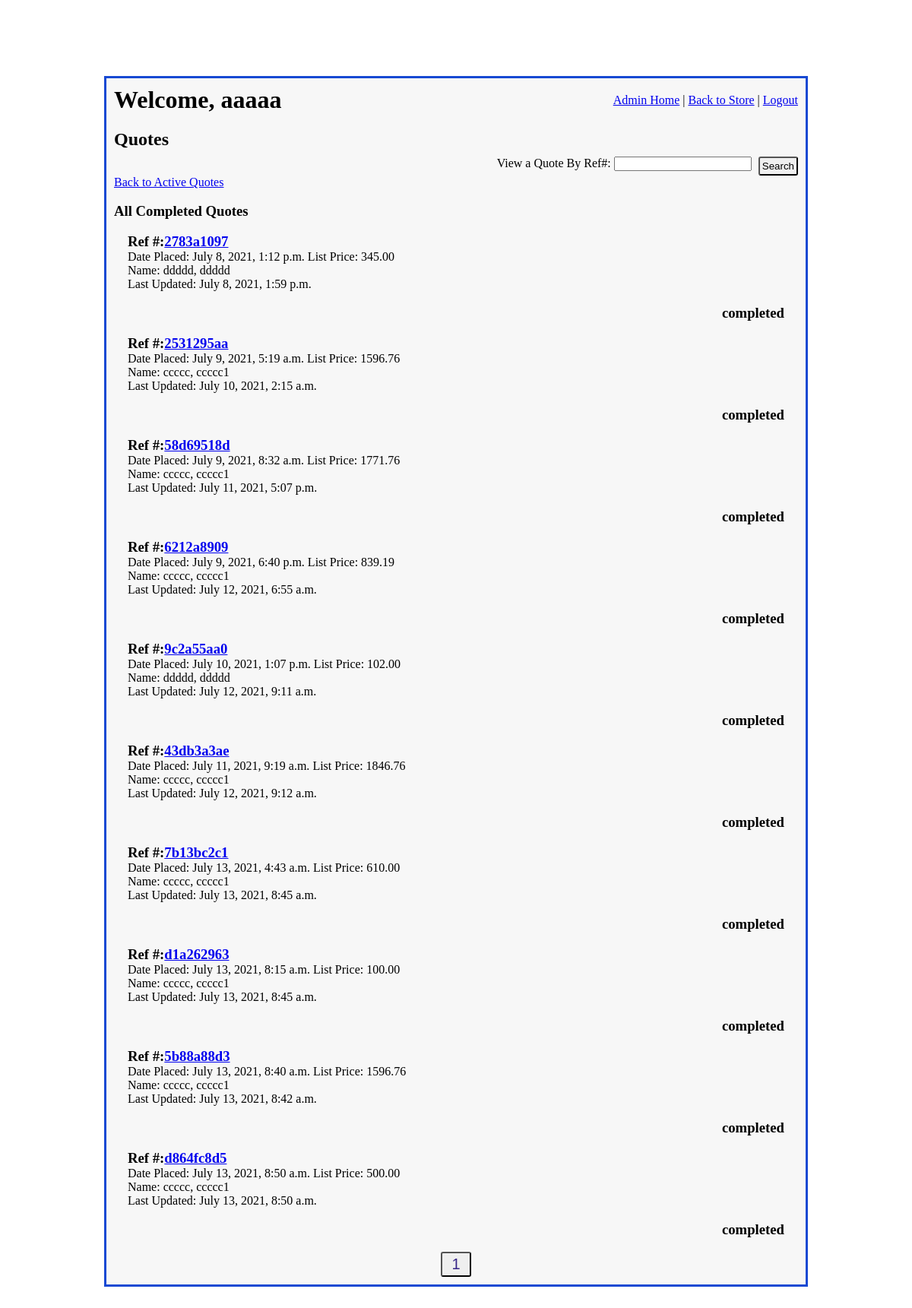
Page /admin_access/completed_quotes_display/1 (signed in) on the earlier database version.
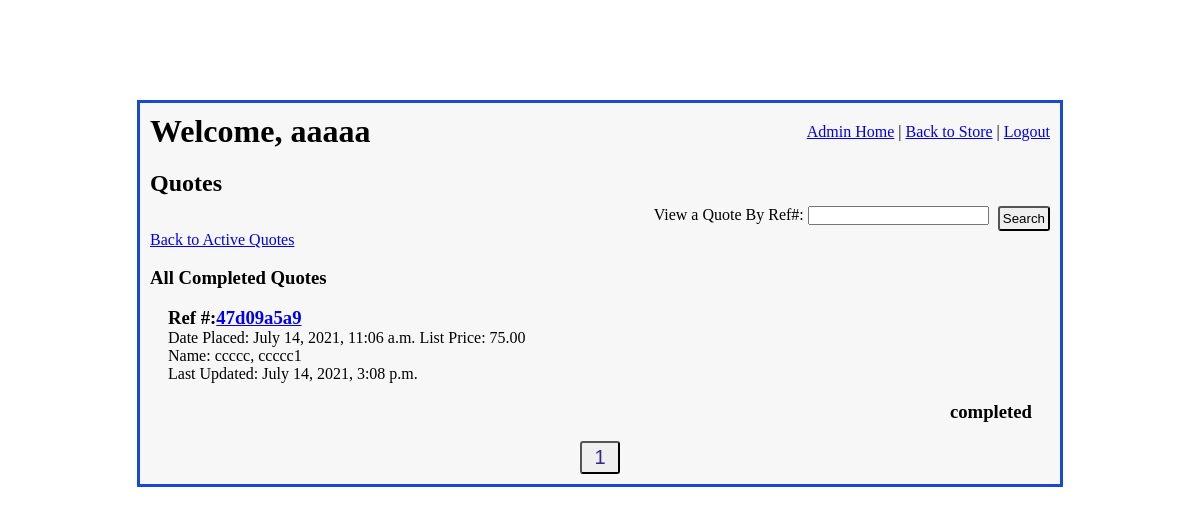
Same page on the later database version.
### imgfield_app/models.py (models this page shows)
class Quote(models.Model):
    quoted_by = models.ForeignKey(
        User,
        related_name="user_quotes",
        on_delete=models.CASCADE
    )
    contact_info =  models.ForeignKey(
        ContactInfo,
        related_name="quotes",
        on_delete = models.CASCADE,
        null=True, blank=True,
    )
    ref_number = models.CharField(max_length=10)
    total_price = models.DecimalField(decimal_places=2, max_digits=10, null=True, blank=True)
    status = models.CharField(max_length=27)
    special_instructions = models.TextField(null=True, blank=True)
    office_notes = models.TextField(null=True, blank=True)
    placed_at = models.DateTimeField(auto_now_add=True)
    created_at = models.DateTimeField(auto_now_add=True)
    updated_at = models.DateTimeField(auto_now=True)
    objects = QuoteManager()

class User(models.Model):
    first_name = models.CharField(max_length=45)
    last_name = models.CharField(max_length=60)
    email = models.CharField(max_length=60)
    password = models.CharField(max_length=60)
    security_level = models.IntegerField()
    created_at = models.DateTimeField(auto_now_add=True)
    updated_at = models.DateTimeField(auto_now=True)
    objects = UserManager()

### admin_app/views.py (the view)
# urls.py: path('completed_quotes_display/<int:page_num>', views.completed_quotes_display),
def completed_quotes_display(request, page_num):
    if 'user_id' in request.session:
        logged_user = User.objects.get(id=request.session['user_id'])
        if logged_user.security_level > 4:
            all_completed_quotes = Quote.objects.exclude(status = "pending").exclude(status = "in process").exclude(status="archived").order_by('placed_at')
            p = Paginator(all_completed_quotes, 15)
            page = p.page(page_num)
            num_of_pages = "a" * p.num_pages
            context = {
                'logged_user': logged_user,
                'all_completed_quotes': page,
                'num_of_pages': num_of_pages,
            }
            return render(request, "completed_quotes_display.html", context)
    return redirect("/")

### admin_app/templates/completed_quotes_display.html (shortened to what this page needs)
<!DOCTYPE html>
<html lang="en">
<head>
    {% load static %}
    <link rel="stylesheet" href="{% static 'css/admin_main.css' %}">
    <link rel="stylesheet" href="{% static 'css/quotes_display.css' %}">
    <link rel="stylesheet" href="{% static 'css/completed_quotes_display.css' %}">
</head>
<body>
    <div id="wrapper">
        <div id="header">
            <h1>Welcome, {{ logged_user.first_name }}</h1>
            <div id="links">
                <a href="/admin_access">Admin Home</a>  |
                <a href="/">Back to Store</a>  |
                <a href="/signon/logout">Logout</a>
            </div>
        </div>
        <div id="content">
            <h2>Quotes</h2>
            <form action="/admin_access/find_quote" method="POST">
                <p>View a Quote By Ref#: <input type="text" name="quote_ref_num"></p>
                <button type="submit">Search</button>
            </form>
            <div id="quotes">
                <a href="/admin_access/quotes_display/1">Back to Active Quotes</a>
                <h3>All Completed Quotes</h3>
                {% for quote in all_completed_quotes %}
                    <div class="quote_pod">
                        <div class="quote_info">
                            <h3>Ref #:<a href="/admin_access/view_quote/{{ quote.id }}">{{ quote.ref_number }}</a></h3>
                            <p>Date Placed: {{ quote.placed_at }} <span class="quote_price">List Price: {{quote.total_price }}</span></p>
                            <p>Name: {{ quote.quoted_by.last_name }}, {{ quote.quoted_by.first_name }}</p>
                            <p>Last Updated: {{ quote.updated_at }}</p>
                        </div>
                        <div class="quote_status">
                            <h3 class="status">{{ quote.status }}</h3>
                        </div>
                    </div>
                {% endfor%}
            </div>
            <div id="page_nav">
                {% for i in num_of_pages %}
                    <button>
                        <a href="/admin_access/completed_quotes_display/{{ forloop.counter }}">{{ forloop.counter }}</a>
                    </button>
                {% endfor %}
            </div>
        </div>
    </div>
</body>
</html>

Differences in the rows shown:
removed Quote: ref_number "2783a1097", placed_at "July 8, 2021, 1:12 p.m.", total_price "345.00", quoted_by.last_name "ddddd", quoted_by.first_name "ddddd", updated_at "July 8, 2021, 1:59 p.m.", status "completed"
removed Quote: ref_number "2531295aa", placed_at "July 9, 2021, 5:19 a.m.", total_price "1596.76", quoted_by.last_name "ccccc", quoted_by.first_name "ccccc1", updated_at "July 10, 2021, 2:15 a.m.", status "completed"
removed Quote: ref_number "58d69518d", placed_at "July 9, 2021, 8:32 a.m.", total_price "1771.76", quoted_by.last_name "ccccc", quoted_by.first_name "ccccc1", updated_at "July 11, 2021, 5:07 p.m.", status "completed"
removed Quote: ref_number "6212a8909", placed_at "July 9, 2021, 6:40 p.m.", total_price "839.19", quoted_by.last_name "ccccc", quoted_by.first_name "ccccc1", updated_at "July 12, 2021, 6:55 a.m.", status "completed"
removed Quote: ref_number "9c2a55aa0", placed_at "July 10, 2021, 1:07 p.m.", total_price "102.00", quoted_by.last_name "ddddd", quoted_by.first_name "ddddd", updated_at "July 12, 2021, 9:11 a.m.", status "completed"
removed Quote: ref_number "43db3a3ae", placed_at "July 11, 2021, 9:19 a.m.", total_price "1846.76", quoted_by.last_name "ccccc", quoted_by.first_name "ccccc1", updated_at "July 12, 2021, 9:12 a.m.", status "completed"
removed Quote: ref_number "7b13bc2c1", placed_at "July 13, 2021, 4:43 a.m.", total_price "610.00", quoted_by.last_name "ccccc", quoted_by.first_name "ccccc1", updated_at "July 13, 2021, 8:45 a.m.", status "completed"
removed Quote: ref_number "d1a262963", placed_at "July 13, 2021, 8:15 a.m.", total_price "100.00", quoted_by.last_name "ccccc", quoted_by.first_name "ccccc1", updated_at "July 13, 2021, 8:45 a.m.", status "completed"
removed Quote: ref_number "5b88a88d3", placed_at "July 13, 2021, 8:40 a.m.", total_price "1596.76", quoted_by.last_name "ccccc", quoted_by.first_name "ccccc1", updated_at "July 13, 2021, 8:42 a.m.", status "completed"
removed Quote: ref_number "d864fc8d5", placed_at "July 13, 2021, 8:50 a.m.", total_price "500.00", quoted_by.last_name "ccccc", quoted_by.first_name "ccccc1", updated_at "July 13, 2021, 8:50 a.m.", status "completed"
added Quote: ref_number "47d09a5a9", placed_at "July 14, 2021, 11:06 a.m.", total_price "75.00", quoted_by.last_name "ccccc", quoted_by.first_name "ccccc1", updated_at "July 14, 2021, 3:08 p.m.", status "completed"
